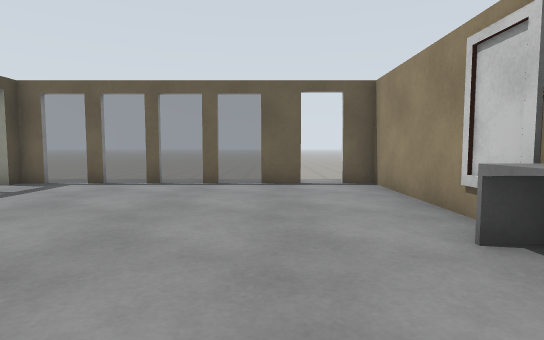
[1] (above)

13 first-person views from a walk through a world built for the Gazebo simulator. The camera is 0.94 m above the floor, tilts 4° down and sees 80° across. The floor is counted in squares, 1 m on a side. Each view is taken from the middle of a square. On the plan, view 1 faces up. The plan holds only what a view shows up to about 12 squares ahead; the rest is blank. The robots in the file are not drawn.

[2]
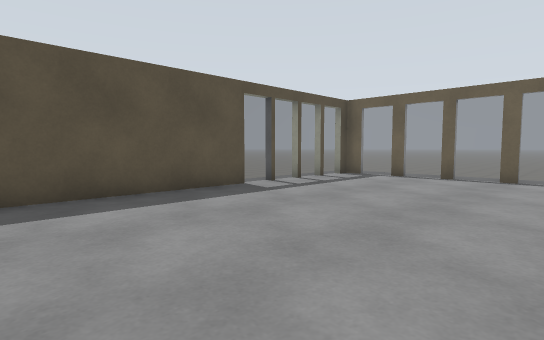

[3]
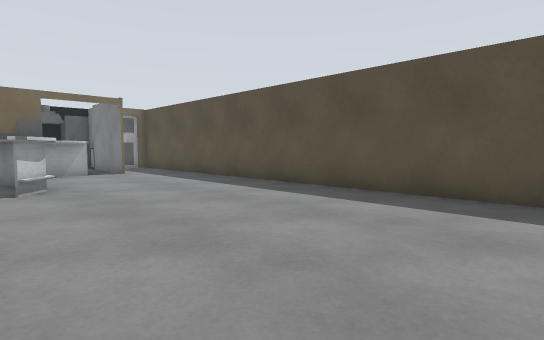

[4]
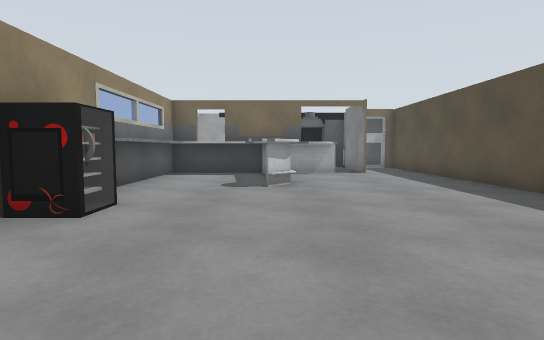

[5]
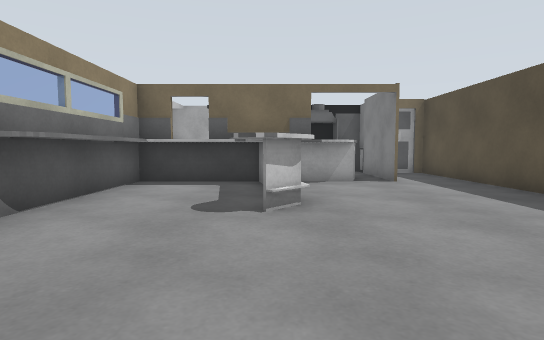

[6]
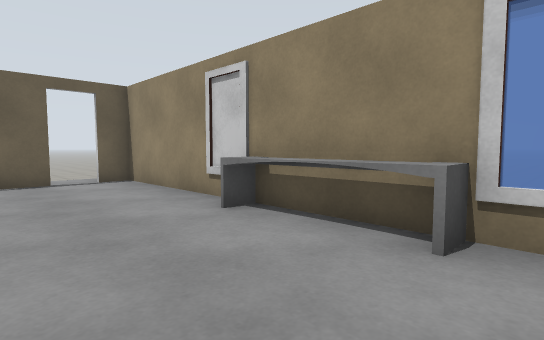

[7]
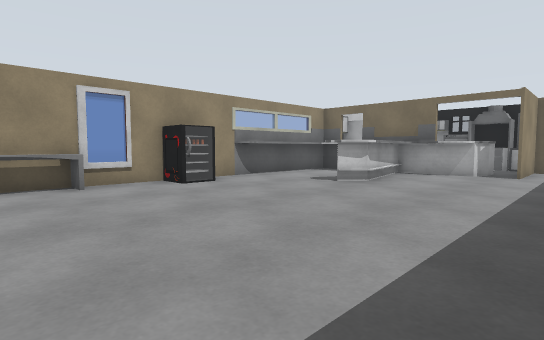

[8]
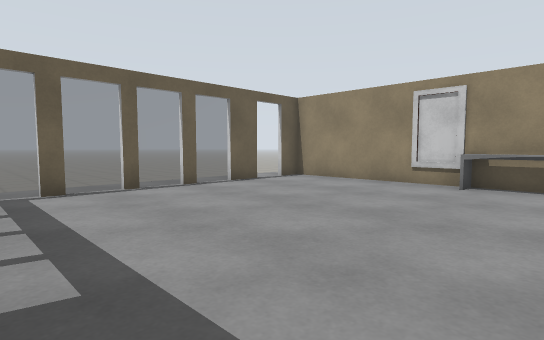

[9]
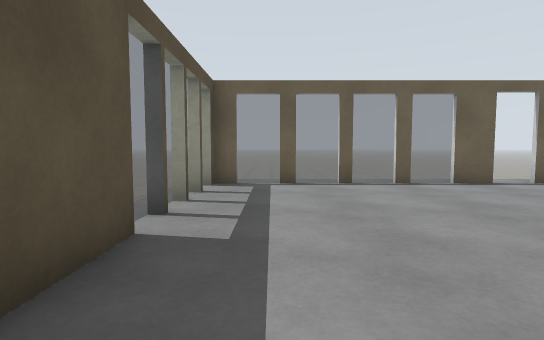

[10]
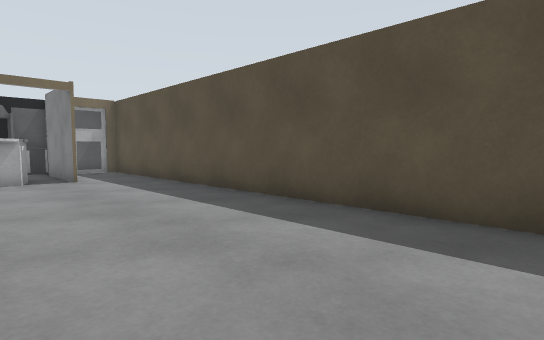

[11]
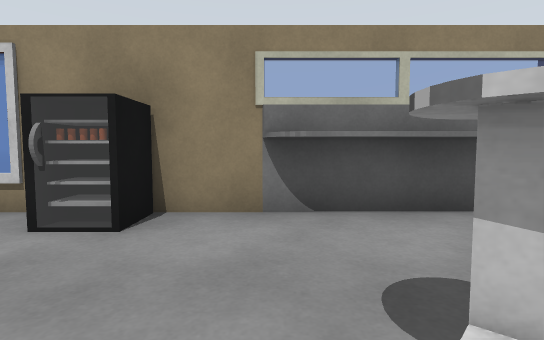

[12]
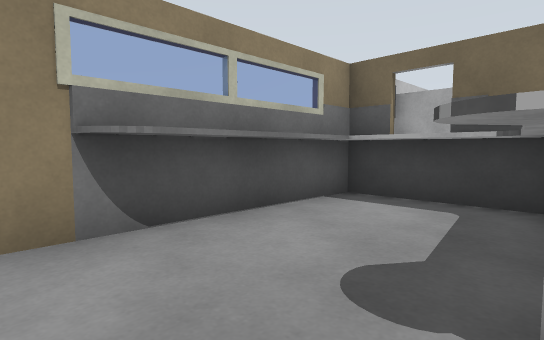

[13]
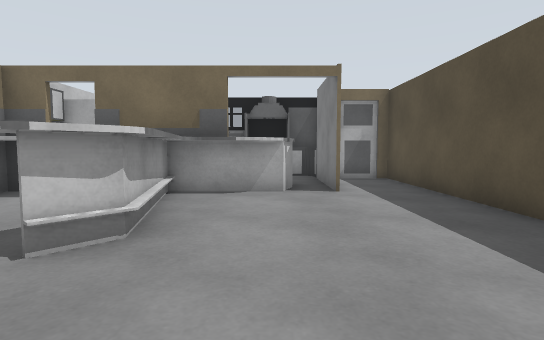

### Floor plan
Key: @ floor where view 1 was taken; # wall or solid block; . main floor; - floor 0.25 m lower than the main floor; = window, fence, low wall or low ledge.
Columns run from 9 left of view 1 to 3 right of it. Each row starts with its distance up from view 1.
 10 -- ---------
  9 -- .........
  8  -##==#==#.##
  7  -=.........#
  6   =.........#
  5   =.........#
  4   =.........=
  3   #........=#
  2   #........=#
  1   #........=#
  0   #......@.=#
 -1   #.........=
 -2   #.........#
 -3   #........=#
 -4   #.........#
 -5   #.........#
 -6   #.....#..##
 -7   #.....#..##
 -8   #.....#..##
 -9   #.....#####
-10   #..########
-11   #..##   ###
-12   #..##   ###
-13   #####
-14      ###

Where each view was taken, in squares from view 1:
view 1: 0 up, 0 right, facing up
view 2: 2 down, 0 right, facing up-left
view 3: 2 up, 0 right, facing down-left
view 4: 2 up, 1 left, facing down
view 5: 1 down, 1 left, facing down
view 6: 1 down, 1 left, facing up-right
view 7: 2 up, 6 left, facing down-right
view 8: 1 up, 6 left, facing up-right
view 9: 0 up, 5 left, facing up
view 10: 0 up, 2 left, facing down-left
view 11: 5 down, 2 left, facing right
view 12: 4 down, 1 left, facing down-right
view 13: 3 down, 3 left, facing down
